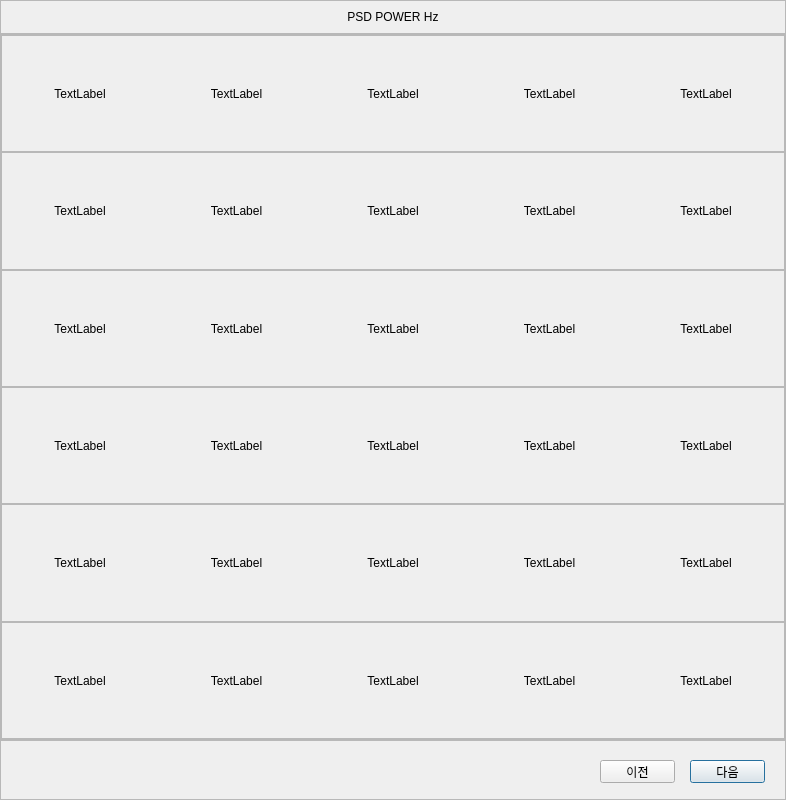
<?xml version="1.0" encoding="UTF-8"?>
<ui version="4.0">
 <class>Dialog</class>
 <widget class="QDialog" name="Dialog">
  <property name="geometry">
   <rect>
    <x>0</x>
    <y>0</y>
    <width>786</width>
    <height>800</height>
   </rect>
  </property>
  <property name="windowTitle">
   <string>Dialog</string>
  </property>
  <layout class="QVBoxLayout" name="verticalLayout">
   <property name="spacing">
    <number>0</number>
   </property>
   <property name="leftMargin">
    <number>0</number>
   </property>
   <property name="topMargin">
    <number>0</number>
   </property>
   <property name="rightMargin">
    <number>0</number>
   </property>
   <property name="bottomMargin">
    <number>0</number>
   </property>
   <item>
    <widget class="QFrame" name="frame">
     <property name="sizePolicy">
      <sizepolicy hsizetype="Preferred" vsizetype="Maximum">
       <horstretch>0</horstretch>
       <verstretch>0</verstretch>
      </sizepolicy>
     </property>
     <property name="frameShape">
      <enum>QFrame::StyledPanel</enum>
     </property>
     <property name="frameShadow">
      <enum>QFrame::Raised</enum>
     </property>
     <layout class="QHBoxLayout" name="horizontalLayout">
      <item>
       <widget class="QLabel" name="label">
        <property name="text">
         <string>PSD POWER Hz</string>
        </property>
        <property name="alignment">
         <set>Qt::AlignCenter</set>
        </property>
       </widget>
      </item>
     </layout>
    </widget>
   </item>
   <item>
    <widget class="QFrame" name="frame_2">
     <property name="frameShape">
      <enum>QFrame::StyledPanel</enum>
     </property>
     <property name="frameShadow">
      <enum>QFrame::Raised</enum>
     </property>
     <layout class="QVBoxLayout" name="verticalLayout_2">
      <property name="spacing">
       <number>0</number>
      </property>
      <property name="leftMargin">
       <number>0</number>
      </property>
      <property name="topMargin">
       <number>0</number>
      </property>
      <property name="rightMargin">
       <number>0</number>
      </property>
      <property name="bottomMargin">
       <number>0</number>
      </property>
      <item>
       <widget class="QStackedWidget" name="stackedWidget">
        <widget class="QWidget" name="page">
         <layout class="QVBoxLayout" name="verticalLayout_3">
          <property name="spacing">
           <number>0</number>
          </property>
          <property name="leftMargin">
           <number>0</number>
          </property>
          <property name="topMargin">
           <number>0</number>
          </property>
          <property name="rightMargin">
           <number>0</number>
          </property>
          <property name="bottomMargin">
           <number>0</number>
          </property>
          <item>
           <widget class="QFrame" name="frame_4">
            <property name="frameShape">
             <enum>QFrame::StyledPanel</enum>
            </property>
            <property name="frameShadow">
             <enum>QFrame::Raised</enum>
            </property>
            <layout class="QHBoxLayout" name="horizontalLayout_2">
             <property name="spacing">
              <number>0</number>
             </property>
             <property name="leftMargin">
              <number>0</number>
             </property>
             <property name="topMargin">
              <number>0</number>
             </property>
             <property name="rightMargin">
              <number>0</number>
             </property>
             <property name="bottomMargin">
              <number>0</number>
             </property>
             <item>
              <widget class="QLabel" name="label_2">
               <property name="text">
                <string>TextLabel</string>
               </property>
               <property name="alignment">
                <set>Qt::AlignCenter</set>
               </property>
              </widget>
             </item>
             <item>
              <widget class="QLabel" name="label_3">
               <property name="text">
                <string>TextLabel</string>
               </property>
               <property name="alignment">
                <set>Qt::AlignCenter</set>
               </property>
              </widget>
             </item>
             <item>
              <widget class="QLabel" name="label_4">
               <property name="text">
                <string>TextLabel</string>
               </property>
               <property name="alignment">
                <set>Qt::AlignCenter</set>
               </property>
              </widget>
             </item>
             <item>
              <widget class="QLabel" name="label_5">
               <property name="text">
                <string>TextLabel</string>
               </property>
               <property name="alignment">
                <set>Qt::AlignCenter</set>
               </property>
              </widget>
             </item>
             <item>
              <widget class="QLabel" name="label_6">
               <property name="text">
                <string>TextLabel</string>
               </property>
               <property name="alignment">
                <set>Qt::AlignCenter</set>
               </property>
              </widget>
             </item>
            </layout>
           </widget>
          </item>
          <item>
           <widget class="QFrame" name="frame_5">
            <property name="frameShape">
             <enum>QFrame::StyledPanel</enum>
            </property>
            <property name="frameShadow">
             <enum>QFrame::Raised</enum>
            </property>
            <layout class="QHBoxLayout" name="horizontalLayout_3">
             <property name="spacing">
              <number>0</number>
             </property>
             <property name="leftMargin">
              <number>0</number>
             </property>
             <property name="topMargin">
              <number>0</number>
             </property>
             <property name="rightMargin">
              <number>0</number>
             </property>
             <property name="bottomMargin">
              <number>0</number>
             </property>
             <item>
              <widget class="QLabel" name="label_8">
               <property name="text">
                <string>TextLabel</string>
               </property>
               <property name="alignment">
                <set>Qt::AlignCenter</set>
               </property>
              </widget>
             </item>
             <item>
              <widget class="QLabel" name="label_10">
               <property name="text">
                <string>TextLabel</string>
               </property>
               <property name="alignment">
                <set>Qt::AlignCenter</set>
               </property>
              </widget>
             </item>
             <item>
              <widget class="QLabel" name="label_7">
               <property name="text">
                <string>TextLabel</string>
               </property>
               <property name="alignment">
                <set>Qt::AlignCenter</set>
               </property>
              </widget>
             </item>
             <item>
              <widget class="QLabel" name="label_9">
               <property name="text">
                <string>TextLabel</string>
               </property>
               <property name="alignment">
                <set>Qt::AlignCenter</set>
               </property>
              </widget>
             </item>
             <item>
              <widget class="QLabel" name="label_11">
               <property name="text">
                <string>TextLabel</string>
               </property>
               <property name="alignment">
                <set>Qt::AlignCenter</set>
               </property>
              </widget>
             </item>
            </layout>
           </widget>
          </item>
          <item>
           <widget class="QFrame" name="frame_6">
            <property name="frameShape">
             <enum>QFrame::StyledPanel</enum>
            </property>
            <property name="frameShadow">
             <enum>QFrame::Raised</enum>
            </property>
            <layout class="QHBoxLayout" name="horizontalLayout_4">
             <property name="spacing">
              <number>0</number>
             </property>
             <property name="leftMargin">
              <number>0</number>
             </property>
             <property name="topMargin">
              <number>0</number>
             </property>
             <property name="rightMargin">
              <number>0</number>
             </property>
             <property name="bottomMargin">
              <number>0</number>
             </property>
             <item>
              <widget class="QLabel" name="label_13">
               <property name="text">
                <string>TextLabel</string>
               </property>
               <property name="alignment">
                <set>Qt::AlignCenter</set>
               </property>
              </widget>
             </item>
             <item>
              <widget class="QLabel" name="label_15">
               <property name="text">
                <string>TextLabel</string>
               </property>
               <property name="alignment">
                <set>Qt::AlignCenter</set>
               </property>
              </widget>
             </item>
             <item>
              <widget class="QLabel" name="label_12">
               <property name="text">
                <string>TextLabel</string>
               </property>
               <property name="alignment">
                <set>Qt::AlignCenter</set>
               </property>
              </widget>
             </item>
             <item>
              <widget class="QLabel" name="label_14">
               <property name="text">
                <string>TextLabel</string>
               </property>
               <property name="alignment">
                <set>Qt::AlignCenter</set>
               </property>
              </widget>
             </item>
             <item>
              <widget class="QLabel" name="label_16">
               <property name="text">
                <string>TextLabel</string>
               </property>
               <property name="alignment">
                <set>Qt::AlignCenter</set>
               </property>
              </widget>
             </item>
            </layout>
           </widget>
          </item>
          <item>
           <widget class="QFrame" name="frame_7">
            <property name="frameShape">
             <enum>QFrame::StyledPanel</enum>
            </property>
            <property name="frameShadow">
             <enum>QFrame::Raised</enum>
            </property>
            <layout class="QHBoxLayout" name="horizontalLayout_5">
             <property name="spacing">
              <number>0</number>
             </property>
             <property name="leftMargin">
              <number>0</number>
             </property>
             <property name="topMargin">
              <number>0</number>
             </property>
             <property name="rightMargin">
              <number>0</number>
             </property>
             <property name="bottomMargin">
              <number>0</number>
             </property>
             <item>
              <widget class="QLabel" name="label_18">
               <property name="text">
                <string>TextLabel</string>
               </property>
               <property name="alignment">
                <set>Qt::AlignCenter</set>
               </property>
              </widget>
             </item>
             <item>
              <widget class="QLabel" name="label_20">
               <property name="text">
                <string>TextLabel</string>
               </property>
               <property name="alignment">
                <set>Qt::AlignCenter</set>
               </property>
              </widget>
             </item>
             <item>
              <widget class="QLabel" name="label_17">
               <property name="text">
                <string>TextLabel</string>
               </property>
               <property name="alignment">
                <set>Qt::AlignCenter</set>
               </property>
              </widget>
             </item>
             <item>
              <widget class="QLabel" name="label_19">
               <property name="text">
                <string>TextLabel</string>
               </property>
               <property name="alignment">
                <set>Qt::AlignCenter</set>
               </property>
              </widget>
             </item>
             <item>
              <widget class="QLabel" name="label_21">
               <property name="text">
                <string>TextLabel</string>
               </property>
               <property name="alignment">
                <set>Qt::AlignCenter</set>
               </property>
              </widget>
             </item>
            </layout>
           </widget>
          </item>
          <item>
           <widget class="QFrame" name="frame_8">
            <property name="frameShape">
             <enum>QFrame::StyledPanel</enum>
            </property>
            <property name="frameShadow">
             <enum>QFrame::Raised</enum>
            </property>
            <layout class="QHBoxLayout" name="horizontalLayout_6">
             <property name="spacing">
              <number>0</number>
             </property>
             <property name="leftMargin">
              <number>0</number>
             </property>
             <property name="topMargin">
              <number>0</number>
             </property>
             <property name="rightMargin">
              <number>0</number>
             </property>
             <property name="bottomMargin">
              <number>0</number>
             </property>
             <item>
              <widget class="QLabel" name="label_23">
               <property name="text">
                <string>TextLabel</string>
               </property>
               <property name="alignment">
                <set>Qt::AlignCenter</set>
               </property>
              </widget>
             </item>
             <item>
              <widget class="QLabel" name="label_25">
               <property name="text">
                <string>TextLabel</string>
               </property>
               <property name="alignment">
                <set>Qt::AlignCenter</set>
               </property>
              </widget>
             </item>
             <item>
              <widget class="QLabel" name="label_22">
               <property name="text">
                <string>TextLabel</string>
               </property>
               <property name="alignment">
                <set>Qt::AlignCenter</set>
               </property>
              </widget>
             </item>
             <item>
              <widget class="QLabel" name="label_24">
               <property name="text">
                <string>TextLabel</string>
               </property>
               <property name="alignment">
                <set>Qt::AlignCenter</set>
               </property>
              </widget>
             </item>
             <item>
              <widget class="QLabel" name="label_26">
               <property name="text">
                <string>TextLabel</string>
               </property>
               <property name="alignment">
                <set>Qt::AlignCenter</set>
               </property>
              </widget>
             </item>
            </layout>
           </widget>
          </item>
          <item>
           <widget class="QFrame" name="frame_9">
            <property name="frameShape">
             <enum>QFrame::StyledPanel</enum>
            </property>
            <property name="frameShadow">
             <enum>QFrame::Raised</enum>
            </property>
            <layout class="QHBoxLayout" name="horizontalLayout_7">
             <property name="spacing">
              <number>0</number>
             </property>
             <property name="leftMargin">
              <number>0</number>
             </property>
             <property name="topMargin">
              <number>0</number>
             </property>
             <property name="rightMargin">
              <number>0</number>
             </property>
             <property name="bottomMargin">
              <number>0</number>
             </property>
             <item>
              <widget class="QLabel" name="label_28">
               <property name="text">
                <string>TextLabel</string>
               </property>
               <property name="alignment">
                <set>Qt::AlignCenter</set>
               </property>
              </widget>
             </item>
             <item>
              <widget class="QLabel" name="label_30">
               <property name="text">
                <string>TextLabel</string>
               </property>
               <property name="alignment">
                <set>Qt::AlignCenter</set>
               </property>
              </widget>
             </item>
             <item>
              <widget class="QLabel" name="label_27">
               <property name="text">
                <string>TextLabel</string>
               </property>
               <property name="alignment">
                <set>Qt::AlignCenter</set>
               </property>
              </widget>
             </item>
             <item>
              <widget class="QLabel" name="label_29">
               <property name="text">
                <string>TextLabel</string>
               </property>
               <property name="alignment">
                <set>Qt::AlignCenter</set>
               </property>
              </widget>
             </item>
             <item>
              <widget class="QLabel" name="label_31">
               <property name="text">
                <string>TextLabel</string>
               </property>
               <property name="alignment">
                <set>Qt::AlignCenter</set>
               </property>
              </widget>
             </item>
            </layout>
           </widget>
          </item>
         </layout>
        </widget>
        <widget class="QWidget" name="page_2">
         <layout class="QVBoxLayout" name="verticalLayout_4">
          <property name="spacing">
           <number>0</number>
          </property>
          <property name="leftMargin">
           <number>0</number>
          </property>
          <property name="topMargin">
           <number>0</number>
          </property>
          <property name="rightMargin">
           <number>0</number>
          </property>
          <property name="bottomMargin">
           <number>0</number>
          </property>
          <item>
           <widget class="QFrame" name="frame_10">
            <property name="frameShape">
             <enum>QFrame::StyledPanel</enum>
            </property>
            <property name="frameShadow">
             <enum>QFrame::Raised</enum>
            </property>
            <layout class="QHBoxLayout" name="horizontalLayout_8">
             <property name="spacing">
              <number>0</number>
             </property>
             <property name="leftMargin">
              <number>0</number>
             </property>
             <property name="topMargin">
              <number>0</number>
             </property>
             <property name="rightMargin">
              <number>0</number>
             </property>
             <property name="bottomMargin">
              <number>0</number>
             </property>
             <item>
              <widget class="QLabel" name="label_32">
               <property name="text">
                <string>TextLabel</string>
               </property>
               <property name="alignment">
                <set>Qt::AlignCenter</set>
               </property>
              </widget>
             </item>
             <item>
              <widget class="QLabel" name="label_33">
               <property name="text">
                <string>TextLabel</string>
               </property>
               <property name="alignment">
                <set>Qt::AlignCenter</set>
               </property>
              </widget>
             </item>
             <item>
              <widget class="QLabel" name="label_34">
               <property name="text">
                <string>TextLabel</string>
               </property>
               <property name="alignment">
                <set>Qt::AlignCenter</set>
               </property>
              </widget>
             </item>
             <item>
              <widget class="QLabel" name="label_35">
               <property name="text">
                <string>TextLabel</string>
               </property>
               <property name="alignment">
                <set>Qt::AlignCenter</set>
               </property>
              </widget>
             </item>
             <item>
              <widget class="QLabel" name="label_36">
               <property name="text">
                <string>TextLabel</string>
               </property>
               <property name="alignment">
                <set>Qt::AlignCenter</set>
               </property>
              </widget>
             </item>
            </layout>
           </widget>
          </item>
          <item>
           <widget class="QFrame" name="frame_11">
            <property name="frameShape">
             <enum>QFrame::StyledPanel</enum>
            </property>
            <property name="frameShadow">
             <enum>QFrame::Raised</enum>
            </property>
            <layout class="QHBoxLayout" name="horizontalLayout_9">
             <property name="spacing">
              <number>0</number>
             </property>
             <property name="leftMargin">
              <number>0</number>
             </property>
             <property name="topMargin">
              <number>0</number>
             </property>
             <property name="rightMargin">
              <number>0</number>
             </property>
             <property name="bottomMargin">
              <number>0</number>
             </property>
             <item>
              <widget class="QLabel" name="label_37">
               <property name="text">
                <string>TextLabel</string>
               </property>
               <property name="alignment">
                <set>Qt::AlignCenter</set>
               </property>
              </widget>
             </item>
             <item>
              <widget class="QLabel" name="label_39">
               <property name="text">
                <string>TextLabel</string>
               </property>
               <property name="alignment">
                <set>Qt::AlignCenter</set>
               </property>
              </widget>
             </item>
             <item>
              <widget class="QLabel" name="label_41">
               <property name="text">
                <string>TextLabel</string>
               </property>
               <property name="alignment">
                <set>Qt::AlignCenter</set>
               </property>
              </widget>
             </item>
             <item>
              <widget class="QLabel" name="label_38">
               <property name="text">
                <string>TextLabel</string>
               </property>
               <property name="alignment">
                <set>Qt::AlignCenter</set>
               </property>
              </widget>
             </item>
             <item>
              <widget class="QLabel" name="label_40">
               <property name="text">
                <string>TextLabel</string>
               </property>
               <property name="alignment">
                <set>Qt::AlignCenter</set>
               </property>
              </widget>
             </item>
            </layout>
           </widget>
          </item>
          <item>
           <widget class="QFrame" name="frame_12">
            <property name="frameShape">
             <enum>QFrame::StyledPanel</enum>
            </property>
            <property name="frameShadow">
             <enum>QFrame::Raised</enum>
            </property>
            <layout class="QHBoxLayout" name="horizontalLayout_10">
             <property name="spacing">
              <number>0</number>
             </property>
             <property name="leftMargin">
              <number>0</number>
             </property>
             <property name="topMargin">
              <number>0</number>
             </property>
             <property name="rightMargin">
              <number>0</number>
             </property>
             <property name="bottomMargin">
              <number>0</number>
             </property>
             <item>
              <widget class="QLabel" name="label_42">
               <property name="text">
                <string>TextLabel</string>
               </property>
               <property name="alignment">
                <set>Qt::AlignCenter</set>
               </property>
              </widget>
             </item>
             <item>
              <widget class="QLabel" name="label_44">
               <property name="text">
                <string>TextLabel</string>
               </property>
               <property name="alignment">
                <set>Qt::AlignCenter</set>
               </property>
              </widget>
             </item>
             <item>
              <widget class="QLabel" name="label_46">
               <property name="text">
                <string>TextLabel</string>
               </property>
               <property name="alignment">
                <set>Qt::AlignCenter</set>
               </property>
              </widget>
             </item>
             <item>
              <widget class="QLabel" name="label_43">
               <property name="text">
                <string>TextLabel</string>
               </property>
               <property name="alignment">
                <set>Qt::AlignCenter</set>
               </property>
              </widget>
             </item>
             <item>
              <widget class="QLabel" name="label_45">
               <property name="text">
                <string>TextLabel</string>
               </property>
               <property name="alignment">
                <set>Qt::AlignCenter</set>
               </property>
              </widget>
             </item>
            </layout>
           </widget>
          </item>
          <item>
           <widget class="QFrame" name="frame_13">
            <property name="frameShape">
             <enum>QFrame::StyledPanel</enum>
            </property>
            <property name="frameShadow">
             <enum>QFrame::Raised</enum>
            </property>
            <layout class="QHBoxLayout" name="horizontalLayout_11">
             <property name="spacing">
              <number>0</number>
             </property>
             <property name="leftMargin">
              <number>0</number>
             </property>
             <property name="topMargin">
              <number>0</number>
             </property>
             <property name="rightMargin">
              <number>0</number>
             </property>
             <property name="bottomMargin">
              <number>0</number>
             </property>
             <item>
              <widget class="QLabel" name="label_47">
               <property name="text">
                <string>TextLabel</string>
               </property>
               <property name="alignment">
                <set>Qt::AlignCenter</set>
               </property>
              </widget>
             </item>
             <item>
              <widget class="QLabel" name="label_49">
               <property name="text">
                <string>TextLabel</string>
               </property>
               <property name="alignment">
                <set>Qt::AlignCenter</set>
               </property>
              </widget>
             </item>
             <item>
              <widget class="QLabel" name="label_51">
               <property name="text">
                <string>TextLabel</string>
               </property>
               <property name="alignment">
                <set>Qt::AlignCenter</set>
               </property>
              </widget>
             </item>
             <item>
              <widget class="QLabel" name="label_48">
               <property name="text">
                <string>TextLabel</string>
               </property>
               <property name="alignment">
                <set>Qt::AlignCenter</set>
               </property>
              </widget>
             </item>
             <item>
              <widget class="QLabel" name="label_50">
               <property name="text">
                <string>TextLabel</string>
               </property>
               <property name="alignment">
                <set>Qt::AlignCenter</set>
               </property>
              </widget>
             </item>
            </layout>
           </widget>
          </item>
          <item>
           <widget class="QFrame" name="frame_14">
            <property name="frameShape">
             <enum>QFrame::StyledPanel</enum>
            </property>
            <property name="frameShadow">
             <enum>QFrame::Raised</enum>
            </property>
            <layout class="QHBoxLayout" name="horizontalLayout_12">
             <property name="spacing">
              <number>0</number>
             </property>
             <property name="leftMargin">
              <number>0</number>
             </property>
             <property name="topMargin">
              <number>0</number>
             </property>
             <property name="rightMargin">
              <number>0</number>
             </property>
             <property name="bottomMargin">
              <number>0</number>
             </property>
             <item>
              <widget class="QLabel" name="label_52">
               <property name="text">
                <string>TextLabel</string>
               </property>
               <property name="alignment">
                <set>Qt::AlignCenter</set>
               </property>
              </widget>
             </item>
             <item>
              <widget class="QLabel" name="label_54">
               <property name="text">
                <string>TextLabel</string>
               </property>
               <property name="alignment">
                <set>Qt::AlignCenter</set>
               </property>
              </widget>
             </item>
             <item>
              <widget class="QLabel" name="label_56">
               <property name="text">
                <string>TextLabel</string>
               </property>
               <property name="alignment">
                <set>Qt::AlignCenter</set>
               </property>
              </widget>
             </item>
             <item>
              <widget class="QLabel" name="label_53">
               <property name="text">
                <string>TextLabel</string>
               </property>
               <property name="alignment">
                <set>Qt::AlignCenter</set>
               </property>
              </widget>
             </item>
             <item>
              <widget class="QLabel" name="label_55">
               <property name="text">
                <string>TextLabel</string>
               </property>
               <property name="alignment">
                <set>Qt::AlignCenter</set>
               </property>
              </widget>
             </item>
            </layout>
           </widget>
          </item>
          <item>
           <widget class="QFrame" name="frame_15">
            <property name="frameShape">
             <enum>QFrame::StyledPanel</enum>
            </property>
            <property name="frameShadow">
             <enum>QFrame::Raised</enum>
            </property>
            <layout class="QHBoxLayout" name="horizontalLayout_13">
             <property name="spacing">
              <number>0</number>
             </property>
             <property name="leftMargin">
              <number>0</number>
             </property>
             <property name="topMargin">
              <number>0</number>
             </property>
             <property name="rightMargin">
              <number>0</number>
             </property>
             <property name="bottomMargin">
              <number>0</number>
             </property>
             <item>
              <widget class="QLabel" name="label_57">
               <property name="text">
                <string>TextLabel</string>
               </property>
               <property name="alignment">
                <set>Qt::AlignCenter</set>
               </property>
              </widget>
             </item>
             <item>
              <widget class="QLabel" name="label_59">
               <property name="text">
                <string>TextLabel</string>
               </property>
               <property name="alignment">
                <set>Qt::AlignCenter</set>
               </property>
              </widget>
             </item>
             <item>
              <widget class="QLabel" name="label_61">
               <property name="text">
                <string>TextLabel</string>
               </property>
               <property name="alignment">
                <set>Qt::AlignCenter</set>
               </property>
              </widget>
             </item>
             <item>
              <widget class="QLabel" name="label_58">
               <property name="text">
                <string>TextLabel</string>
               </property>
               <property name="alignment">
                <set>Qt::AlignCenter</set>
               </property>
              </widget>
             </item>
             <item>
              <widget class="QLabel" name="label_60">
               <property name="text">
                <string>TextLabel</string>
               </property>
               <property name="alignment">
                <set>Qt::AlignCenter</set>
               </property>
              </widget>
             </item>
            </layout>
           </widget>
          </item>
         </layout>
        </widget>
       </widget>
      </item>
     </layout>
    </widget>
   </item>
   <item>
    <widget class="QFrame" name="frame_3">
     <property name="minimumSize">
      <size>
       <width>0</width>
       <height>60</height>
      </size>
     </property>
     <property name="frameShape">
      <enum>QFrame::StyledPanel</enum>
     </property>
     <property name="frameShadow">
      <enum>QFrame::Raised</enum>
     </property>
     <widget class="QPushButton" name="pushButton">
      <property name="geometry">
       <rect>
        <x>690</x>
        <y>20</y>
        <width>75</width>
        <height>23</height>
       </rect>
      </property>
      <property name="text">
       <string>다음</string>
      </property>
     </widget>
     <widget class="QPushButton" name="pushButton_2">
      <property name="geometry">
       <rect>
        <x>600</x>
        <y>20</y>
        <width>75</width>
        <height>23</height>
       </rect>
      </property>
      <property name="text">
       <string>이전</string>
      </property>
     </widget>
    </widget>
   </item>
  </layout>
 </widget>
 <resources/>
 <connections/>
</ui>
